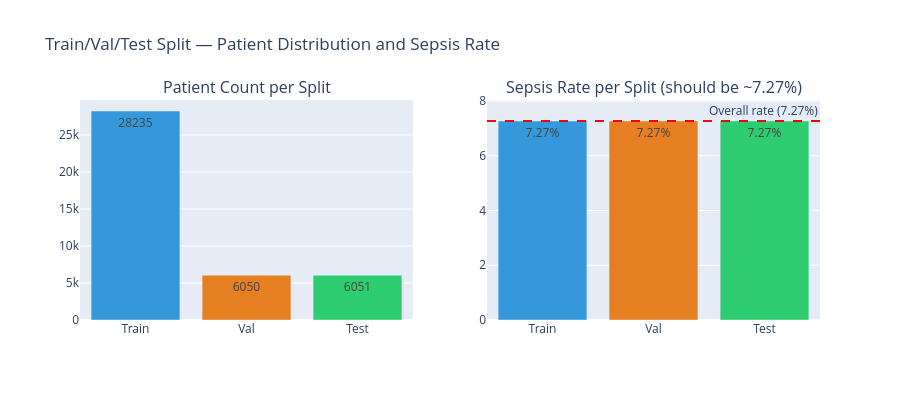

Here is the notebook cell this chart was saved with:
### Code cell
# ── Visualize split balance ───────────────────────────────────────────────────
import plotly.graph_objects as go
from plotly.subplots import make_subplots

split_stats = []
for split in ['train', 'val', 'test']:
    split_pids = df[df['Split'] == split]['Patient_ID'].unique()
    n_patients = len(split_pids)
    n_rows     = (df['Split'] == split).sum()
    n_sepsis   = patient_labels[patient_labels['Patient_ID'].isin(split_pids)]['SepsisLabel'].sum()
    split_stats.append({
        'Split': split.capitalize(),
        'Patients': n_patients,
        'Rows': n_rows,
        'Sepsis': n_sepsis,
        'Sepsis_%': round(n_sepsis / n_patients * 100, 2)
    })

import pandas as pd
stats_df = pd.DataFrame(split_stats)
print('── Split Summary Table ──')
print(stats_df.to_string(index=False))

fig = make_subplots(rows=1, cols=2,
    subplot_titles=('Patient Count per Split', 'Sepsis Rate per Split (should be ~7.27%)'))

colors = ['#3498db', '#e67e22', '#2ecc71']

fig.add_trace(go.Bar(
    x=stats_df['Split'], y=stats_df['Patients'],
    marker_color=colors, text=stats_df['Patients'],
    textposition='auto', name='Patients'
), row=1, col=1)

fig.add_trace(go.Bar(
    x=stats_df['Split'], y=stats_df['Sepsis_%'],
    marker_color=colors, text=stats_df['Sepsis_%'].apply(lambda x: f'{x:.2f}%'),
    textposition='auto', name='Sepsis %'
), row=1, col=2)

fig.add_hline(y=7.27, line_dash='dash', line_color='red',
              annotation_text='Overall rate (7.27%)', row=1, col=2)

fig.update_layout(
    title='Train/Val/Test Split — Patient Distribution and Sepsis Rate',
    height=400, showlegend=False
)
fig.show()
print('\n✅ Sepsis rates should be ~7.27% across all splits (stratification working correctly)')

### Figure 1 — Plotly figure (JSON) as saved in the notebook; plotly's stock layout.template omitted (floating-point values rounded to 4 significant figures)
{"data": [{"marker": {"color": ["#3498db", "#e67e22", "#2ecc71"]}, "name": "Patients", "text": [28240.0, 6050.0, 6051.0], "textposition": "auto", "type": "bar", "x": ["Train", "Val", "Test"], "xaxis": "x", "y": [28235, 6050, 6051], "yaxis": "y"}, {"marker": {"color": ["#3498db", "#e67e22", "#2ecc71"]}, "name": "Sepsis %", "text": ["7.27%", "7.27%", "7.27%"], "textposition": "auto", "type": "bar", "x": ["Train", "Val", "Test"], "xaxis": "x2", "y": [7.27, 7.27, 7.27], "yaxis": "y2"}], "layout": {"annotations": [{"font": {"size": 16}, "showarrow": false, "text": "Patient Count per Split", "x": 0.225, "xanchor": "center", "xref": "paper", "y": 1, "yanchor": "bottom", "yref": "paper"}, {"font": {"size": 16}, "showarrow": false, "text": "Sepsis Rate per Split (should be ~7.27%)", "x": 0.775, "xanchor": "center", "xref": "paper", "y": 1, "yanchor": "bottom", "yref": "paper"}, {"showarrow": false, "text": "Overall rate (7.27%)", "x": 1, "xanchor": "right", "xref": "x2 domain", "y": 7.27, "yanchor": "bottom", "yref": "y2"}], "height": 400, "shapes": [{"line": {"color": "red", "dash": "dash"}, "type": "line", "x0": 0, "x1": 1, "xref": "x2 domain", "y0": 7.27, "y1": 7.27, "yref": "y2"}], "showlegend": false, "title": {"text": "Train/Val/Test Split — Patient Distribution and Sepsis Rate"}, "xaxis": {"anchor": "y", "domain": [0, 0.45]}, "xaxis2": {"anchor": "y2", "domain": [0.55, 1]}, "yaxis": {"anchor": "x", "domain": [0, 1]}, "yaxis2": {"anchor": "x2", "domain": [0, 1]}}}
